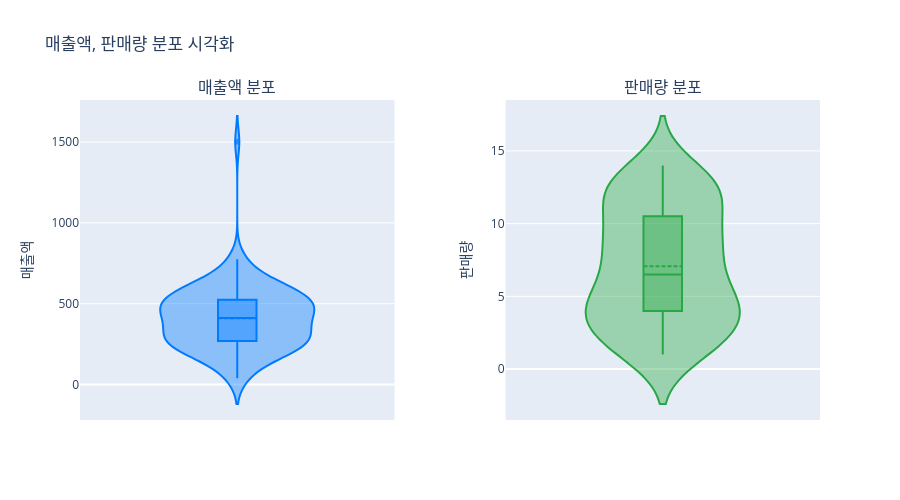

Notebook code for this chart:
### Code cell
# 매출액(revenue)와 판매량(quantity) 분포 시각화 (바이올린 플롯, 1x2 서브플롯)
from plotly.subplots import make_subplots
import plotly.graph_objects as go

fig = make_subplots(
    rows=1, cols=2,
    subplot_titles=("매출액 분포", "판매량 분포"),
    horizontal_spacing=0.15
)

# 매출액 바이올린 플롯
fig.add_trace(
    go.Violin(
        y=df['revenue'],
        name='매출액',
        box_visible=True,
        meanline_visible=True, # 박스 플롯의 가운데 선을 평균으로 그림 (Default: False 합계로 그림)
        line_color='rgba(0,123,255,1)',
        fillcolor='rgba(0,123,255,0.4)',
        marker=dict(color='rgba(0,123,255,0.7)'),
        points='outliers',
        showlegend=False
    ),
    row=1, col=1
)

# 판매량 바이올린 플롯
fig.add_trace(
    go.Violin(
        y=df['quantity'],
        name='판매량',
        box_visible=True,
        meanline_visible=True, # 박스 플롯의 가운데 선을 평균으로 그림
        line_color='rgba(40,167,69,1)',
        fillcolor='rgba(40,167,69,0.4)',
        marker=dict(color='rgba(40,167,69,0.7)'),
        points='outliers',
        showlegend=False
    ),
    row=1, col=2
)

fig.update_layout(
    title_text="매출액, 판매량 분포 시각화",
    height=500,
    width=900
)

fig.update_yaxes(title_text="매출액", row=1, col=1)
fig.update_yaxes(title_text="판매량", row=1, col=2)
fig.update_xaxes(showticklabels=False, row=1, col=1)
fig.update_xaxes(showticklabels=False, row=1, col=2)


fig.show()

# kde 분포? 확률 분포의 곡선 - 바이올린 플롯을 그리면 박스플롯과 같이 그려줌
# 두꺼운 부분은 매출액 500 지점에서 가장 많이 나타남
# iqr이 낮다 - 분포의 흩어짐이 적다 / 높다 - 흩어짐이 크다 (박스플롯의 크기)

### Figure 1 — Plotly figure (JSON) as saved in the notebook; plotly's stock layout.template omitted (floating-point values rounded to 4 significant figures)
{"data": [{"box": {"visible": true}, "fillcolor": "rgba(0,123,255,0.4)", "line": {"color": "rgba(0,123,255,1)"}, "marker": {"color": "rgba(0,123,255,0.7)"}, "meanline": {"visible": true}, "name": "매출액", "points": "outliers", "showlegend": false, "type": "violin", "xaxis": "x", "y": [262.9, 447.4, 269.8, 496.0, 470.9, 325.2, 39.32, 357.9, 524.0, 461.7, 644.9, 470.4, 175.9, 531.9, 340.8, 304.4, 287.8, 626.3, 481.2, 416.2, 362.7, 280.3, 203.2, 478.8, 118.4, 516.0, 310.5, 204.6, 444.8, 234.3, 433.4, 130.4, 412.3, 672.6, 182.1, 181.9, 599.8, 284.0, 264.3, 1502.0, 549.9, 564.8, 761.2, 401.9, 395.2, 589.2, 329.6, 237.0, 48.11, 550.4, 267.3, 363.4, 373.9, 365.9, 497.4, 624.1, 274.9, 324.4, 224.2, 743.1, 365.2, 335.8, 506.4, 395, 283.8, 442.3, 567.7, 292.8, 243.1, 248.9, 417.9, 562.7, 46.5, 639.6, 411.5, 775.9, 525.6, 492.3, 494.8, 275.1, 193.6, 541.9, 447.6, 498.6, 164.3, 167.6, 570.0, 202.6, 588.3, 514.2, 635.3, 255.7, 646.1, 262.4, 416.9, 170.9, 477.7, 587.8, 614.3, 523.3], "yaxis": "y"}, {"box": {"visible": true}, "fillcolor": "rgba(40,167,69,0.4)", "line": {"color": "rgba(40,167,69,1)"}, "marker": {"color": "rgba(40,167,69,0.7)"}, "meanline": {"visible": true}, "name": "판매량", "points": "outliers", "showlegend": false, "type": "violin", "xaxis": "x2", "y": [3, 11, 2, 9, 8, 3, 4, 8, 2, 1, 3, 12, 11, 3, 5, 14, 5, 12, 11, 10, 1, 13, 6, 1, 6, 8, 4, 1, 3, 12, 10, 5, 13, 4, 6, 2, 6, 14, 3, 1, 5, 7, 4, 10, 8, 1, 3, 6, 3, 4, 10, 9, 8, 4, 8, 14, 5, 8, 10, 4, 9, 8, 9, 1, 9, 12, 10, 8, 1, 4, 7, 2, 2, 13, 4, 13, 14, 13, 4, 12, 5, 10, 12, 2, 6, 12, 12, 13, 13, 6, 9, 12, 13, 3, 7, 3, 5, 6, 12, 4], "yaxis": "y2"}], "layout": {"annotations": [{"font": {"size": 16}, "showarrow": false, "text": "매출액 분포", "x": 0.2125, "xanchor": "center", "xref": "paper", "y": 1, "yanchor": "bottom", "yref": "paper"}, {"font": {"size": 16}, "showarrow": false, "text": "판매량 분포", "x": 0.7875, "xanchor": "center", "xref": "paper", "y": 1, "yanchor": "bottom", "yref": "paper"}], "height": 500, "title": {"text": "매출액, 판매량 분포 시각화"}, "width": 900, "xaxis": {"anchor": "y", "domain": [0, 0.425], "showticklabels": false}, "xaxis2": {"anchor": "y2", "domain": [0.575, 1], "showticklabels": false}, "yaxis": {"anchor": "x", "domain": [0, 1], "title": {"text": "매출액"}}, "yaxis2": {"anchor": "x2", "domain": [0, 1], "title": {"text": "판매량"}}}}
